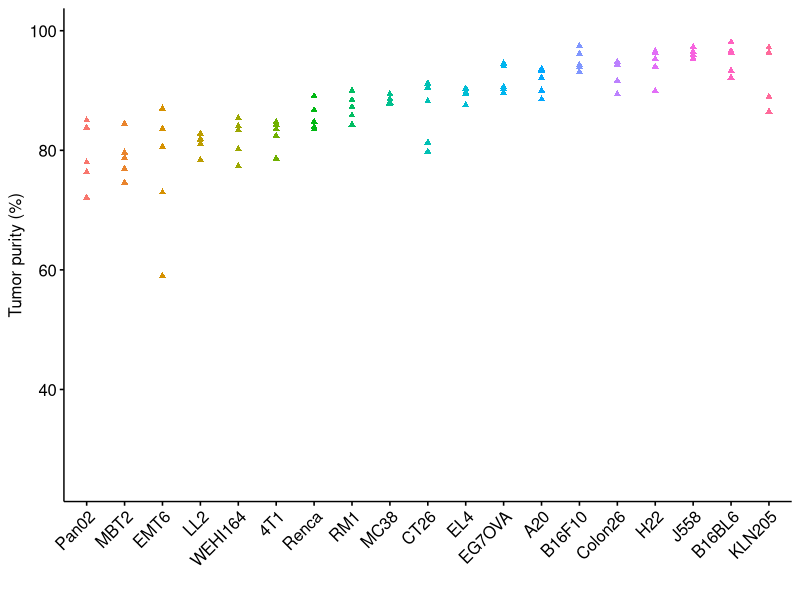
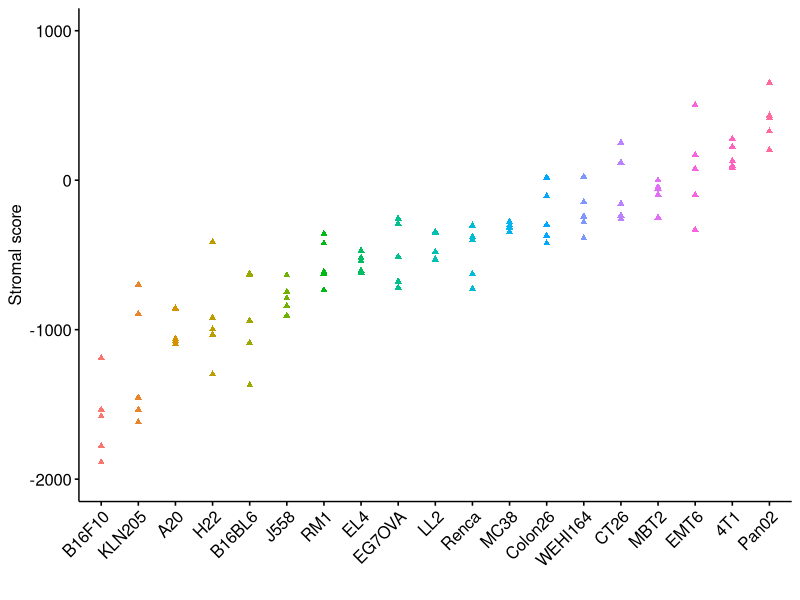
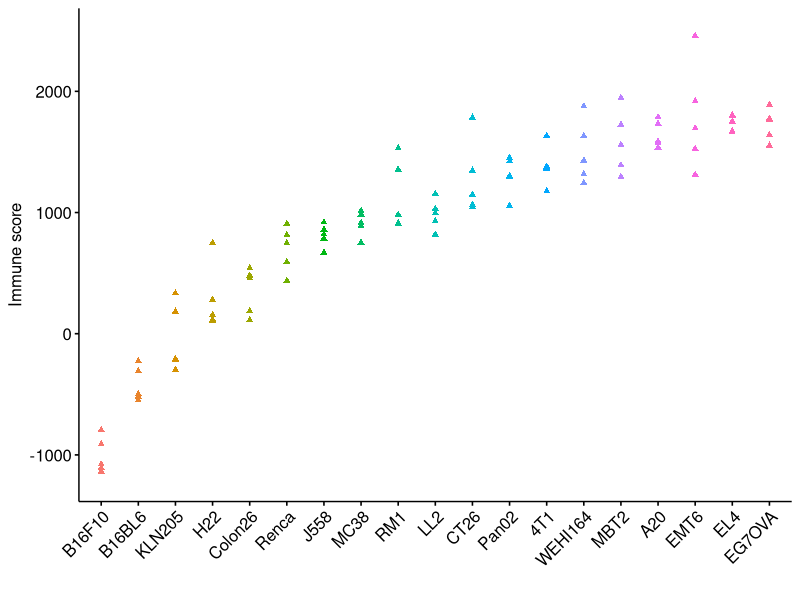
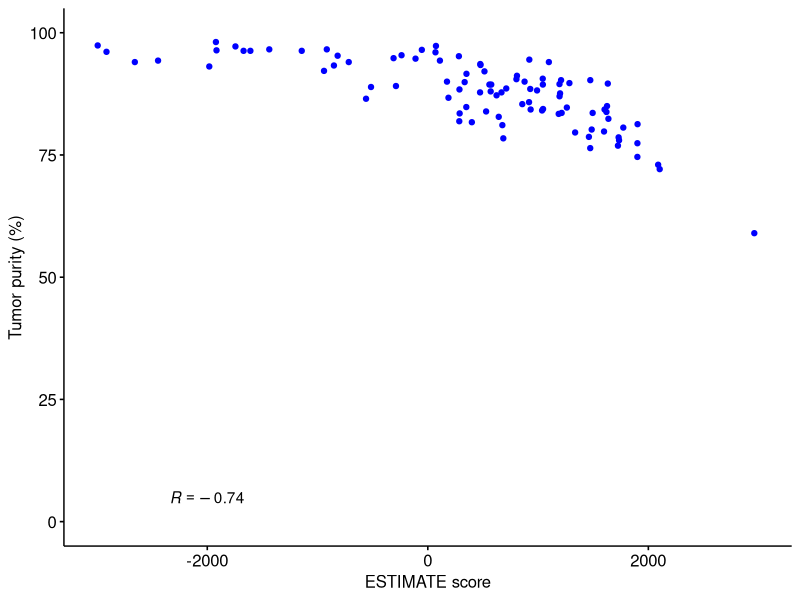

Here is the R script that generated these plots, in order:
#################################################################################################
#Description: generate Fig5A-D
#Author: Sheng Guo PhD  guosheng@crownbio.com
#Date:   Aug-2021
#Apache License
#Version 2.0, January 2004
#https://opensource.org/licenses/Apache-2.0
########################################################################################################################
library(ggpubr)

a<-read.table('SyngeneicModelTumorPurity.txt', head=TRUE)
a$TumorPurity=a$TumorPurity*100

medianPurity = aggregate(a[, 3], list(a$Model), median)
medianPurity = medianPurity[order(medianPurity$x),]
colnames(medianPurity) = c('Model', 'TumorPurity')
#write.csv(file='medianTumorPurityByModel.csv', medianPurity)

medianValidSNP = aggregate(a[, 4], list(a$Model), median)
#write.csv(file='medianValidSNPByModel.csv', medianValidSNP)

pdf(file='Fig5A.pdf', width=6, height=4)
g<-ggstripchart(a,"Model", "TumorPurity", 
			color = "Model",
			shape=17,
			xlab='',
			ylab="Tumor purity (%)",
			add='none',
			jitter=0.0,
			legend = "none",
			order = c(medianPurity$Model),
			add.params = list(size = 0.5, alpha = 0.25)) +
	rotate_x_text(angle = 45) +
	ylim(25,100)
ggpar(g, palette = "p1_aaas") # nature
dev.off()



medianStromalScore = aggregate(a[, 6], list(a$Model), median)
medianStromalScore = medianStromalScore[order(medianStromalScore$x),]
colnames(medianStromalScore) = c('Model', 'TumorStromalScore')

pdf(file='Fig5B.pdf', width=6, height=4)
g<-ggstripchart(a,"Model", "StromalScore", 
			color = "Model",
			shape=17,
			xlab='',
			ylab="Stromal score",
			add='none',
			jitter=0.0,
			legend = "none",
			order = c(medianStromalScore$Model),
			add.params = list(size = 0.25, alpha = 0.25)) +
	ylim(-2000,1000)+
	rotate_x_text(angle = 45) 
	
ggpar(g, palette = "p1_aaas") # nature
dev.off()


medianImmuneScore = aggregate(a[, 7], list(a$Model), median)
medianImmuneScore = medianImmuneScore[order(medianImmuneScore$x),]
colnames(medianImmuneScore) = c('Model', 'TumorImmuneScore')

pdf(file='Fig5C.pdf', width=6, height=4)
#pdf(file='TumorImmuneScoreByModel.pdf')
g<-ggstripchart(a,"Model", "ImmuneScore", 
			color = "Model",
			shape=17,
			xlab='',
			ylab="Immune score",
			add='none',
			jitter=0.0,
			legend = "none",
			order = c(medianImmuneScore$Model),
			add.params = list(size = 0.25, alpha = 0.25)) +
	ylim(-1200,2500)+
	rotate_x_text(angle = 45) 
	
ggpar(g, palette = "p1_aaas") # nature
dev.off()

pdf(file='Fig5D.pdf',width=6,height=4)
ggscatter(a, x="ESTIMATEScore", y="TumorPurity", 
		  ylab="Tumor purity (%)",
		  xlab="ESTIMATE score",		  
		  xlim=c(-3000,3000),
		  ylim=c(0,100),
		  size=1.5,
		  col='blue',
		  #add="reg.line",
		  #add.params = list(size = 1.0, alpha = 0.25),
		  conf.int=FALSE,
		  add.params = list(size = 0.5, alpha = 0.25)) +
		  #stat_cor(size=6)+
		  annotate("text", x = -2000, y = 5, label = "italic(R) == -0.74", parse = TRUE)
		  #theme_pubr(base_size = 20)
dev.off()



